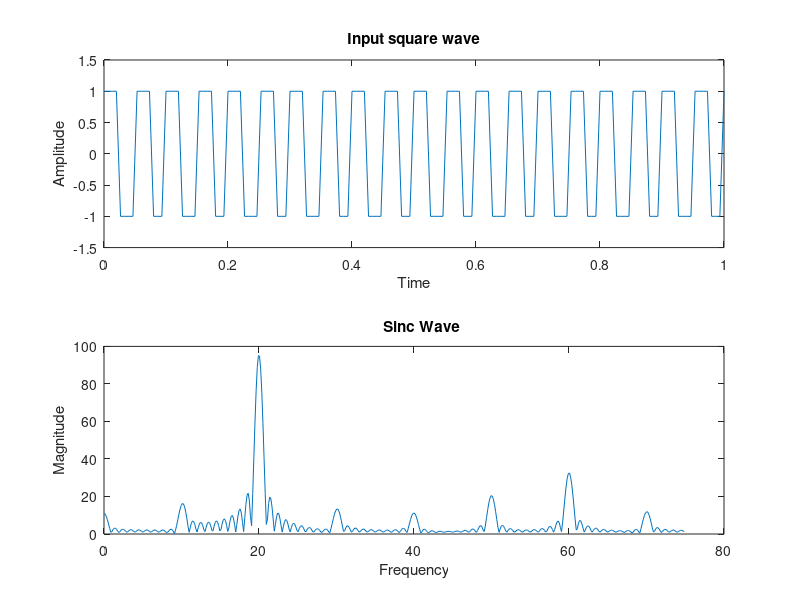

The MATLAB source for this figure:
Fs=150;
t=0:1/Fs:1;
f=20;
x=square(2*pi*f*t);
subplot(2,1,1);
plot(t,x);
xlim([0 1]);
ylim([-1.5 1.5]);
xlabel('Time')
ylabel('Amplitude');
title('Input square wave');


nfft=1024;
x=fft(x,nfft);
x=x(1:nfft/2);
mx=abs(x);
f=(0:nfft/2-1)*Fs/nfft;
subplot(2,1,2);
plot(f,mx);
xlabel('Frequency');
ylabel('Magnitude');
title('	Sinc Wave');

